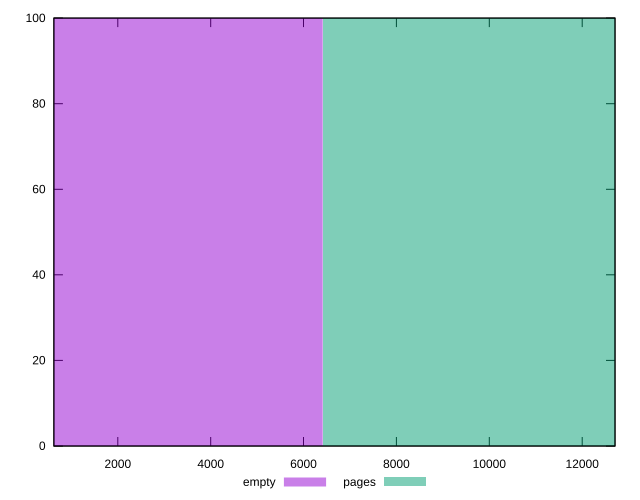

Recreate this plot in gnuplot.
reset

$empty <<EOF
0 100
EOF

$pages <<EOF
12821.626732206258 100
EOF

set key outside below
set boxwidth 12821.626732206258
set xrange [625:12706]
set yrange [0:100]
set style fill transparent solid 0.5 noborder
set terminal svg size 640, 500 enhanced background rgb 'white'
set output "report_00007_2020-12-11T15:55:29.892Z/metrics/comparison/histogram/0_vs_1.svg"

plot $empty title "empty" with boxes, \
     $pages title "pages" with boxes

reset
